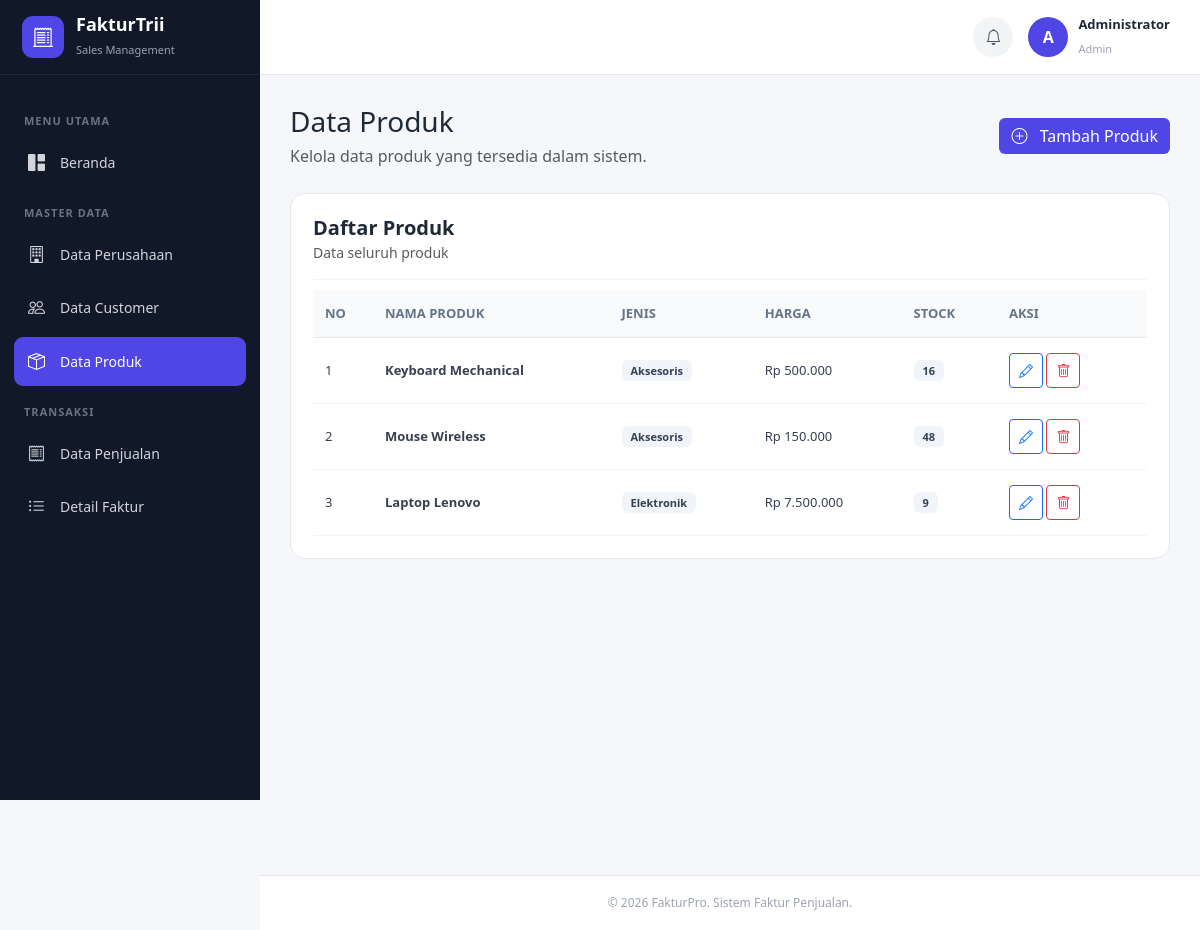
Page /produk/index.php on the committed database.
### tables this page shows
CREATE TABLE `produk` (
  `id_produk` int(11) NOT NULL,
  `nama_produk` varchar(150) NOT NULL,
  `price` decimal(15,2) NOT NULL DEFAULT 0.00,
  `jenis` varchar(100) DEFAULT NULL,
  `stock` int(11) NOT NULL DEFAULT 0
);

### classes/Produk.php (called while the page is built, shortened)
<?php
class Produk
{
    private $conn;
    public function __construct($conn)
    {
        $this->conn = $conn;
    }
    public function getAll()
    {
        return $this->conn->query(
            "SELECT * FROM produk ORDER BY id_produk DESC"
        );
    }
}

### produk/index.php (the view, shortened to what this page needs)
<?php
require_once "../classes/Database.php";
require_once "../classes/Produk.php";
$database = new Database();
$conn = $database->getConnection();
$produk = new Produk($conn);
$query = $produk->getAll();
?>
<?php include "../layouts/header.php"; ?>
<?php include "../layouts/navigation.php"; ?>
<?php include "../layouts/sidebar.php"; ?>
<main class="main-content">
    <div class="d-flex justify-content-between align-items-center mb-4">
        <div>
            <h3 class="mb-1">
                Data Produk
            </h3>
            <p class="text-muted mb-0">
                Kelola data produk yang tersedia dalam sistem.
            </p>
        </div>
        <a
            href="tambah.php"
            class="btn btn-primary-custom"
        >
            <i class="bi bi-plus-circle me-2"></i>
            Tambah Produk
        </a>
    </div>
    <div class="content-card">
        <div class="card-header-custom">
            <div>
                <h5>
                    Daftar Produk
                </h5>
                <small class="text-muted">
                    Data seluruh produk
                </small>
            </div>
        </div>
        <div class="table-responsive">
            <table class="table align-middle">
                <thead>
                    <tr>
                        <th style="width: 60px;">
                            No
                        </th>
                        <th>
                            Nama Produk
                        </th>
                        <th>
                            Jenis
                        </th>
                        <th>
                            Harga
                        </th>
                        <th>
                            Stock
                        </th>
                        <th style="width: 150px;">
                            Aksi
                        </th>
                    </tr>
                </thead>
                <tbody>
                    <?php
                    $no = 1;
                    if (
                        $query &&
                        $query->num_rows > 0
                    ):
                        while (
                            $row = $query->fetch_assoc()
                        ):
                    ?>
                    <tr>
                        <td>
                            <?= $no++; ?>
                        </td>
                        <td>
                            <strong>
                                <?= htmlspecialchars(
                                    $row['nama_produk']
                                ); ?>
                            </strong>
                        </td>
                        <td>
                            <?php if (!empty($row['jenis'])): ?>
                                <span class="badge bg-light text-dark">
                                    <?= htmlspecialchars(
                                        $row['jenis']
                                    ); ?>
                                </span>
                            <?php else: ?>
                                <span class="text-muted">
                                    -
                                </span>
                            <?php endif; ?>
                        </td>
                        <td>
                            Rp
                            <?= number_format(
                                $row['price'],
                                0,
                                ',',
                                '.'
                            ); ?>
                        </td>
                        <td>
                            <?php if ($row['stock'] > 0): ?>
                                <span class="badge bg-light text-dark">
                                    <?= $row['stock']; ?>
                                </span>
                            <?php endif; ?>
                        </td>
                        <td>
                            <a
                                href="edit.php?id=<?= $row['id_produk']; ?>"
                                class="btn btn-sm btn-outline-primary"
                                title="Edit Produk"
                            >
                                <i class="bi bi-pencil"></i>
                            </a>
                            <a
                                href="hapus.php?id=<?= $row['id_produk']; ?>"
                                class="btn btn-sm btn-outline-danger"
                                title="Hapus Produk"
                                onclick="return confirm('Yakin ingin menghapus produk ini?')"
                            >
                                <i class="bi bi-trash"></i>
                            </a>
                        </td>
                    </tr>
                    <?php
                        endwhile;
                    endif; ?>
                </tbody>
            </table>
        </div>
    </div>
</main>
<?php include "../layouts/footer.php"; ?>

### asset/css/style.css (style rules this page uses)
* { margin: 0; padding: 0; box-sizing: border-box; }
body { font-family: "Segoe UI", Tahoma, Geneva, Verdana, sans-serif; background: #f5f7fb; color: #1f2937; }
.main-content { padding: 30px; }
.content-card { background: white; border: 1px solid #e5e7eb; border-radius: 15px; padding: 22px; height: 100%; }
.card-header-custom { display: flex; align-items: center; justify-content: space-between; padding-bottom: 15px; margin-bottom: 10px; border-bottom: 1px solid #f1f5f9; }
.card-header-custom h5 { margin: 0; font-weight: 600; }
.btn-primary-custom { background: #4f46e5; border: none; color: white; }
.table thead th { background: #f8fafc; color: #64748b; font-size: 13px; font-weight: 600; border-bottom: 1px solid #e2e8f0; }
.table tbody td { vertical-align: middle; font-size: 13px; }
.table-responsive { width: 100%; overflow-x: auto; }
.table { width: 100%; border-collapse: collapse; margin: 0; }
.table th { padding: 14px 12px; background: #f8fafc; color: #64748b; font-size: 12px; font-weight: 700; text-transform: uppercase; border-bottom: 1px solid #e5e7eb; }
.table td { padding: 15px 12px; font-size: 13px; color: #374151; border-bottom: 1px solid #f1f5f9; }
.badge { display: inline-block; padding: 5px 9px; border-radius: 6px; font-size: 11px; font-weight: 600; }
.bg-light { background: #f1f5f9 !important; }
.text-dark { color: #334155 !important; }
.btn-sm { min-width: 34px; min-height: 34px; padding: 6px 9px; }
.d-flex { display: flex; }
.justify-content-between { justify-content: space-between; }
.align-items-center { align-items: center; }
.mb-1 { margin-bottom: 5px !important; }
.mb-4 { margin-bottom: 25px !important; }

### rows in the picture
produk: nama_produk "Keyboard Mechanical", jenis "Aksesoris", price "500.000", stock "16"
produk: nama_produk "Mouse Wireless", jenis "Aksesoris", price "150.000", stock "48"
produk: nama_produk "Laptop Lenovo", jenis "Elektronik", price "7.500.000", stock "9"
